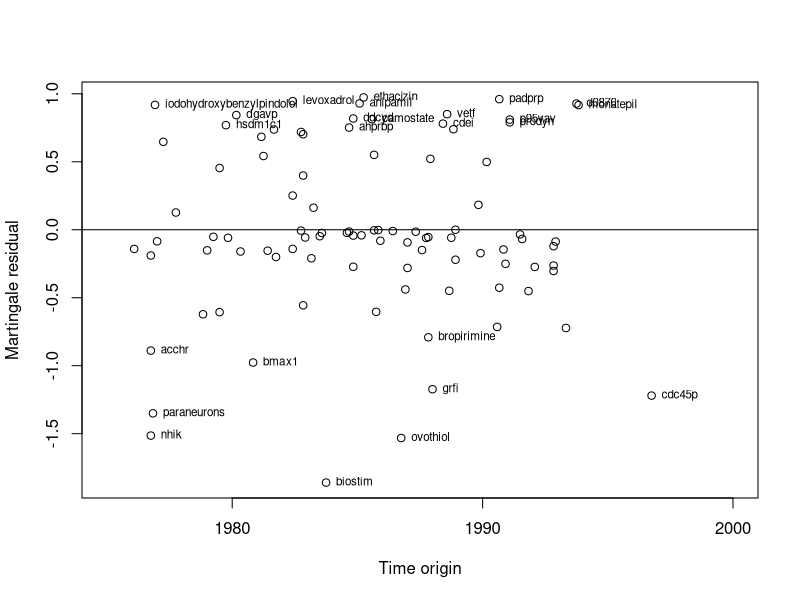

Write the R code that produced this figure.
library("survival")



dead.words <- read.csv(file="dead_words_with_covariates_interpolated.csv",
                       head=TRUE, sep=",")
dead.words <- na.omit(dead.words) # Remove rows with missing data.

# Transform some variables.
dead.words$log.tfidf = log(dead.words$tfidf)
dead.words$log.rtf = log(dead.words$rtf)
dead.words$centered.tfidf = ((dead.words$tfidf - mean(dead.words$tfidf))
                             /sd(dead.words$tfidf))
dead.words$centered.rtf = ((dead.words$rtf - mean(dead.words$rtf))
                             /sd(dead.words$rtf))
dead.words$sqrt.age = sqrt(dead.words$age)



# Run some cox regressions and keep the last one in memory.
cat("LARGE MODEL\n")
fit <- coxph(Surv(time1, time2, status) ~ sqrt.age + kl.score * sqrt.age
                                          + centered.tfidf * sqrt.age
                                          + centered.rtf * sqrt.age
                                          + kl.score:centered.tfidf
                                          + kl.score:centered.rtf
                                          + centered.tfidf:centered.rtf,
             data=dead.words, control = coxph.control(iter.max = 1e6))
print(fit)
large_model_loglik <- summary(fit)$loglik[2]
large_model_df <- summary(fit)$logtest[2]

cat("\n\nSMALL MODEL\n")
fit <- coxph(Surv(time1, time2, status) ~ sqrt.age + kl.score * sqrt.age
                                          + centered.tfidf * sqrt.age
                                          + centered.rtf * sqrt.age,
             data=dead.words, control = coxph.control(iter.max = 1e7))
print(fit)

cat("\n\nDIAGNOSTICS\n")
cat(sprintf("Cox & Snell pseudo-R^2 = %f; max possible R^2 = %f\n",
            summary(fit)$rsq[1], summary(fit)$rsq[2]))
cat(sprintf("Normalization: Cox & Snell R^2 / max possible R^2 = %f\n\n",
            summary(fit)$rsq[1] / summary(fit)$rsq[2]))
#cat(sprintf("AIC = %f\n", extractAIC(fit)[2]))
small_model_loglik <- summary(fit)$loglik[2]
small_model_df <- summary(fit)$logtest[2]
deviance <- -2 * (small_model_loglik - large_model_loglik)
pvalue <- 1 - pchisq(deviance, df=large_model_df - small_model_df)
cat(sprintf("Under H_0 where small model is as good as large model, p = %f\n\n",
            pvalue))



# Compute the suggested sample size a la Peduzzi et al.,
# "Importance of events per independent variable in proportional hazards
# regression analysis" (1995).
sample_size = length(unique(dead.words$word))
num_predictors = length(fit$coefficients)
num_deaths = sum(dead.words$status)
num_censored = sample_size - num_deaths
p = min(num_deaths, num_censored) / (num_deaths + num_censored)
suggested_sample_size = 10 * num_predictors / p
cat(sprintf("Sample size is %d; suggested sample size is %f.\n\n",
            sample_size, suggested_sample_size))




# Make a martingale residual plot.
residuals <- residuals(fit, type="martingale", collapse=dead.words$word)

# Get tuples of words with their time origins.
origins <- unique(dead.words[c("word", "time.origin")])
origins$time.origin <- as.Date(paste(as.character(origins$time.origin),
                                     "-1", sep=""),
                               "%Y-%m-%d") # Convert string to date.
row.names(origins) <- origins$word # Rename rows by word.
xy.pairs <- cbind(origins, residuals)
xy.pairs <- xy.pairs[with(xy.pairs, order(time.origin)), ] # Sort.

# Split the dataset into "outliers" and the rest so that I can
# label only the outliers.
outliers <- subset(xy.pairs, abs(residuals) > 0.75)
nonoutliers <- xy.pairs[!(xy.pairs$word %in% outliers$word), ]

# Plot outliers first, add labels, then plot the rest.
png(filename="martingale_residuals.png")
plot(outliers$time.origin, outliers$residuals,
     xlab="Time origin", ylab="Martingale residual",
     xlim=c(as.Date("1975-1-1", "%Y-%m-%d"),
            as.Date("2000-1-1", "%Y-%m-%d")))
text(outliers$time.origin, outliers$residuals, row.names(outliers),
     cex=0.7, pos=4, offset=0.5)
points(nonoutliers$time.origin, nonoutliers$residuals)
abline(0,0)
dev.off()
